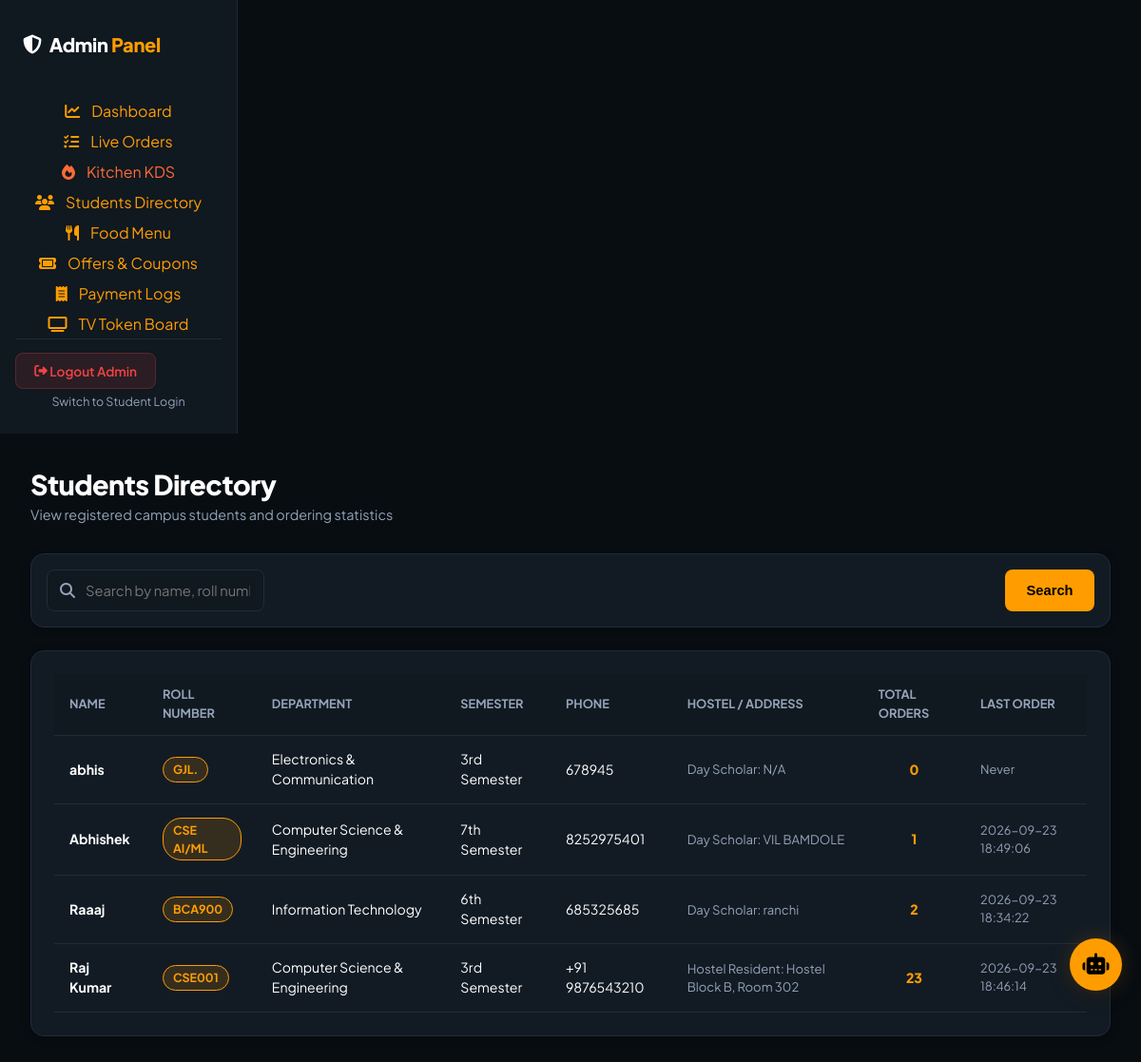
The app's page /admin/students (signed in) with its own data.
### tables this page shows
CREATE TABLE students (
            id INTEGER PRIMARY KEY AUTOINCREMENT,
            name TEXT NOT NULL,
            roll_number TEXT NOT NULL UNIQUE,
            department TEXT,
            semester TEXT,
            phone TEXT,
            student_type TEXT DEFAULT 'Day Scholar',
            address TEXT,
            dietary_pref TEXT DEFAULT 'No Preference',
            created_at TIMESTAMP DEFAULT CURRENT_TIMESTAMP
        , avatar_url TEXT DEFAULT '');

### app.py (the view)
@app.route('/admin/students')
def admin_students():
    if not is_admin_logged_in():
        return redirect(url_for('admin_login'))
    search_query = request.args.get('search', '')
    students = database.get_registered_students(search=search_query)
    return render_template('admin_students.html', students=students, search_query=search_query)

### app.py (called while the page is built)
@app.before_request
def setup_db():
    if not hasattr(app, 'db_initialized'):
        database.init_db()
        app.db_initialized = True

def is_admin_logged_in():
    return session.get('admin_logged_in', False)

### database.py (called while the page is built)
def get_db_connection():
    conn = sqlite3.connect(DB_NAME)
    conn.row_factory = sqlite3.Row
    return conn

def get_registered_students(search=None):
    conn = get_db_connection()
    query = "SELECT s.*, COUNT(o.id) as total_orders, MAX(o.created_at) as last_order FROM students s LEFT JOIN orders o ON s.roll_number = o.roll_number"
    params = []
    if search:
        query += " WHERE s.name LIKE ? OR s.roll_number LIKE ? OR s.department LIKE ?"
        params.extend([f'%{search}%', f'%{search}%', f'%{search}%'])
    query += " GROUP BY s.id ORDER BY s.id DESC"
    students = conn.execute(query, params).fetchall()
    conn.close()
    return [dict(s) for s in students]

### templates/admin_students.html (shortened to what this page needs)
{% extends 'admin_base.html' %}
{% block content %}
<div style="display: flex; align-items: center; justify-content: space-between; margin-bottom: 1.8rem;">
  <div>
    <h1 style="font-size: 1.8rem; font-weight: 800;">Students Directory</h1>
    <p style="color: var(--text-muted); font-size: 0.9rem;">View registered campus students and ordering statistics</p>
  </div>
</div>
<div class="glass-card" style="padding: 1rem; margin-bottom: 1.5rem;">
  <form action="{{ url_for('admin_students') }}" method="GET" style="display: flex; gap: 0.8rem;">
    <div style="position: relative; flex: 1;">
      <i class="fa-solid fa-magnifying-glass" style="position: absolute; left: 14px; top: 50%; transform: translateY(-50%); color: var(--text-muted);"></i>
      <input type="text" name="search" class="form-control" placeholder="Search by name, roll number, or department..." value="{{ search_query }}" style="padding-left: 40px;">
    </div>
    <button type="submit" class="btn-primary">Search</button>
  </form>
</div>
<div class="glass-card" style="padding: 1.5rem;">
  <div class="table-responsive">
    <table class="admin-table">
      <thead>
        <tr>
          <th>Name</th>
          <th>Roll Number</th>
          <th>Department</th>
          <th>Semester</th>
          <th>Phone</th>
          <th>Hostel / Address</th>
          <th>Total Orders</th>
          <th>Last Order</th>
        </tr>
      </thead>
      <tbody>
        {% for student in students %}
        <tr>
          <td style="font-weight: 700;">
            {{ student.name }}
          </td>
          <td>
            <span class="status-pill status-ready" style="font-size: 0.78rem;">{{ student.roll_number }}</span>
          </td>
          <td>{{ student.department or 'N/A' }}</td>
          <td>{{ student.semester or 'N/A' }}</td>
          <td>{{ student.phone or 'N/A' }}</td>
          <td style="font-size: 0.82rem; color: var(--text-muted);">
            {{ student.student_type }}: {{ student.address or 'N/A' }}
          </td>
          <td style="font-weight: 800; color: var(--primary-accent); text-align: center;">
            {{ student.total_orders }}
          </td>
          <td style="font-size: 0.8rem; color: var(--text-muted);">
            {{ student.last_order or 'Never' }}
          </td>
        </tr>
        {% else %}
        <tr>
          <td colspan="8" style="text-align: center; color: var(--text-muted); padding: 2rem;">
            No registered students found.
          </td>
        </tr>
        {% endfor %}
      </tbody>
    </table>
  </div>
</div>
{% endblock %}

### static/css/style.css (style rules this page uses)
:root { --bg-main: #080D12; --bg-secondary: #101820; --card-bg: #121B24; --card-elevated: #17212B; --card-border: #1F2C39; --card-border-hover: #2E3E50; --primary-accent: #FF9D00; --secondary-accent: #FF6B35; --success: #22C55E; --danger: #EF4444; --info: #3B82F6; --warning: #F59E0B; --text-primary: #FFFFFF; --text-muted: #94A3B8; --font-family: 'Plus Jakarta Sans', -apple-system, BlinkMacSystemFont, 'Segoe UI', Roboto, sans-serif; --radius-sm: 8px; --radius-md: 14px; --radius-lg: 20px; --shadow-sm: 0 2px 8px rgba(0, 0, 0, 0.25); --shadow-md: 0 6px 20px rgba(0, 0, 0, 0.4); --shadow-glow: 0 0 20px rgba(255, 157, 0, 0.2); }
* { box-sizing: border-box; margin: 0; padding: 0; }
body { font-family: var(--font-family); background-color: var(--bg-main); color: var(--text-primary); min-height: 100vh; display: flex; flex-direction: column; overflow-x: hidden; line-height: 1.5; -webkit-font-smoothing: antialiased; transition: background-color 0.25s ease, color 0.25s ease; position: relative; }
h1, h2, h3, h4, h5, h6 { color: var(--text-primary); font-weight: 700; letter-spacing: -0.02em; }
.glass-card, .solid-card { background: var(--card-bg); border: 1px solid var(--card-border); border-radius: var(--radius-md); box-shadow: var(--shadow-sm); transition: transform 0.2s ease, border-color 0.2s ease, box-shadow 0.2s ease; }
.btn-primary { background: var(--primary-accent); color: #000000; font-weight: 700; font-size: 0.92rem; padding: 0.7rem 1.4rem; border: none; border-radius: var(--radius-sm); cursor: pointer; display: inline-flex; align-items: center; justify-content: center; gap: 0.5rem; transition: all 0.2s ease; }
.form-control { background: var(--bg-secondary); border: 1px solid var(--card-border); color: var(--text-primary); padding: 0.75rem 0.9rem; border-radius: var(--radius-sm); font-family: var(--font-family); font-size: 0.92rem; outline: none; transition: border-color 0.2s ease; }
.status-pill { padding: 3px 10px; border-radius: 20px; font-size: 0.75rem; font-weight: 700; display: inline-flex; align-items: center; gap: 5px; }
.status-ready { background: rgba(255, 157, 0, 0.15); color: var(--primary-accent); border: 1px solid var(--primary-accent); }
.admin-layout { display: flex; min-height: 100vh; }
.table-responsive { width: 100%; overflow-x: auto; }
.admin-table { width: 100%; border-collapse: collapse; }
.admin-table th { padding: 0.8rem 1rem; font-size: 0.8rem; font-weight: 700; color: var(--text-muted); text-transform: uppercase; text-align: left; border-bottom: 1px solid var(--card-border); background: var(--bg-secondary); }
.admin-table td { padding: 0.9rem 1rem; background: var(--card-bg); border-bottom: 1px solid var(--card-border); font-size: 0.88rem; }

### records on screen
students: name "abhis", roll_number "GJL.", department "Electronics & Communication", semester "3rd Semester", phone "678945", student_type "Day Scholar", address "N/A", total_orders "0", last_order "Never"
students: name "Abhishek", roll_number "CSE AI/ML", department "Computer Science & Engineering", semester "7th Semester", phone "8252975401", student_type "Day Scholar", address "VIL BAMDOLE", total_orders "1", last_order "2026-09-23 18:49:06"
students: name "Raaaj", roll_number "BCA900", department "Information Technology", semester "6th Semester", phone "685325685", student_type "Day Scholar", address "ranchi", total_orders "2", last_order "2026-09-23 18:34:22"
students: name "Raj Kumar", roll_number "CSE001", department "Computer Science & Engineering", semester "3rd Semester", phone "+91 9876543210", student_type "Hostel Resident", address "Hostel Block B, Room 302", total_orders "23", last_order "2026-09-23 18:46:14"
